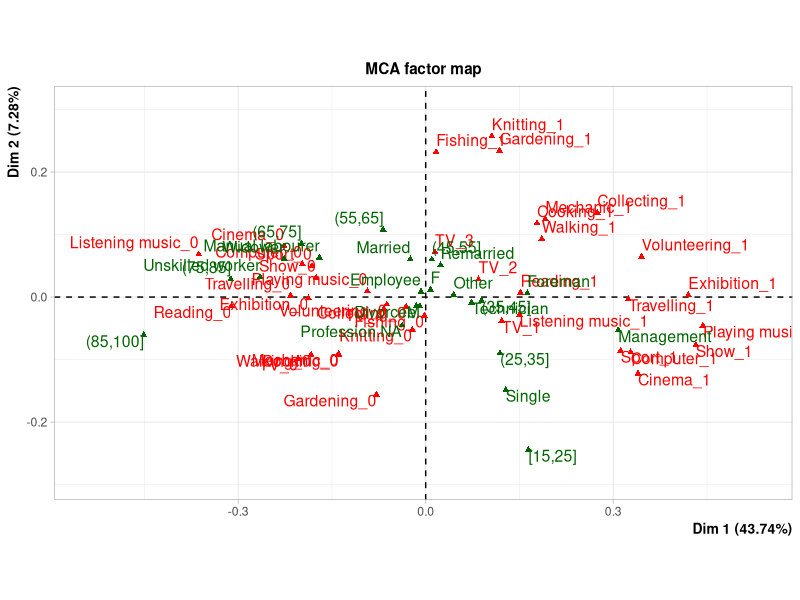
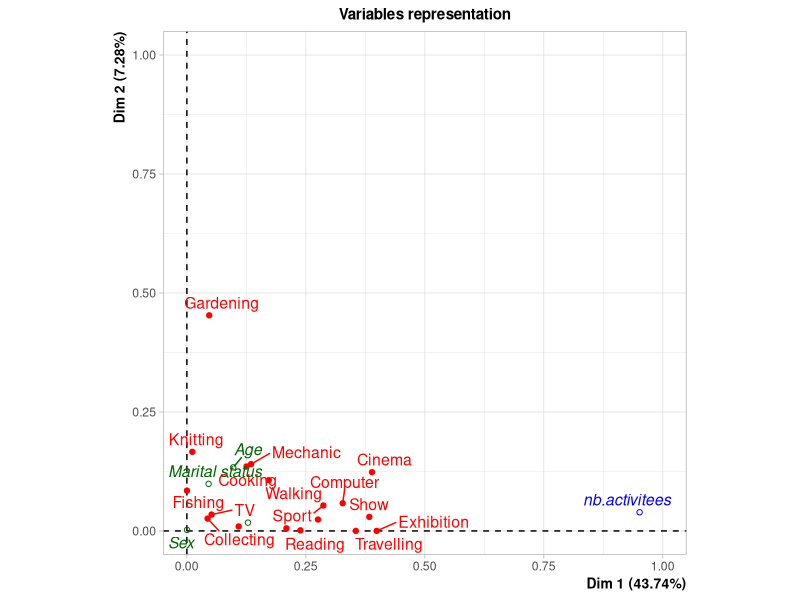
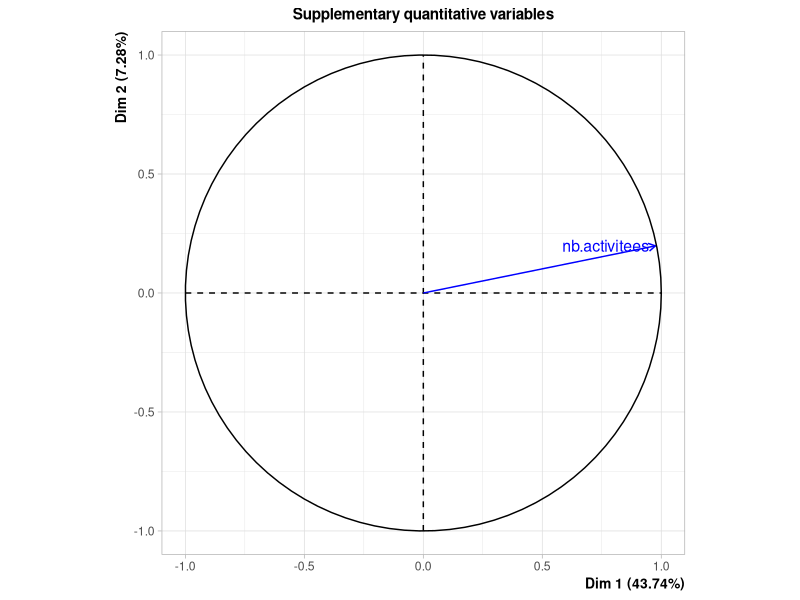
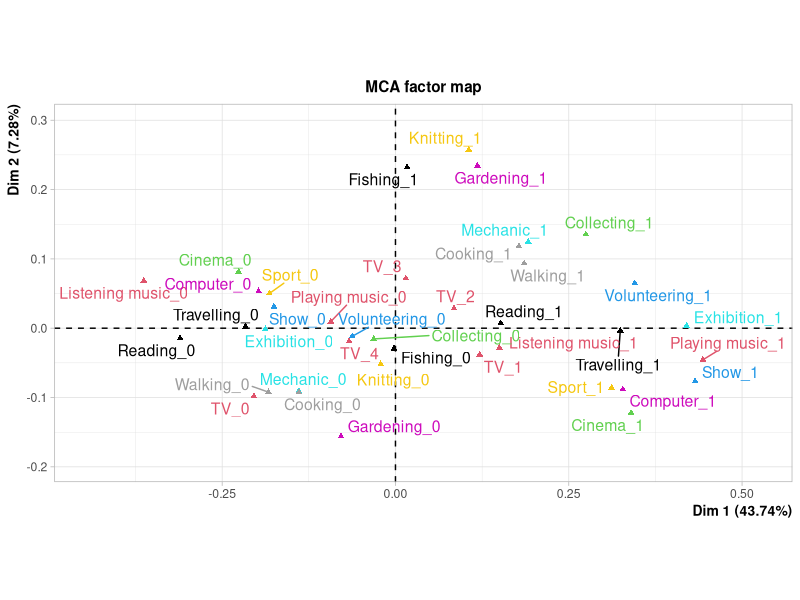
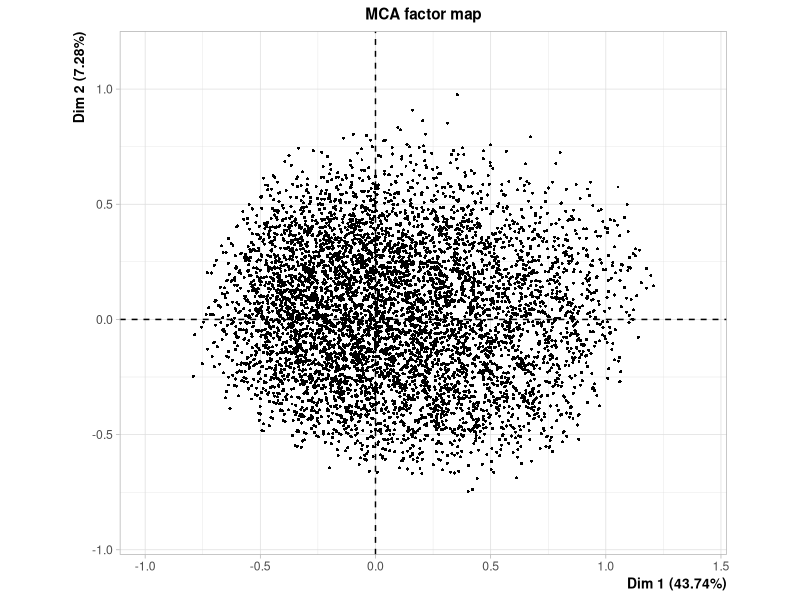
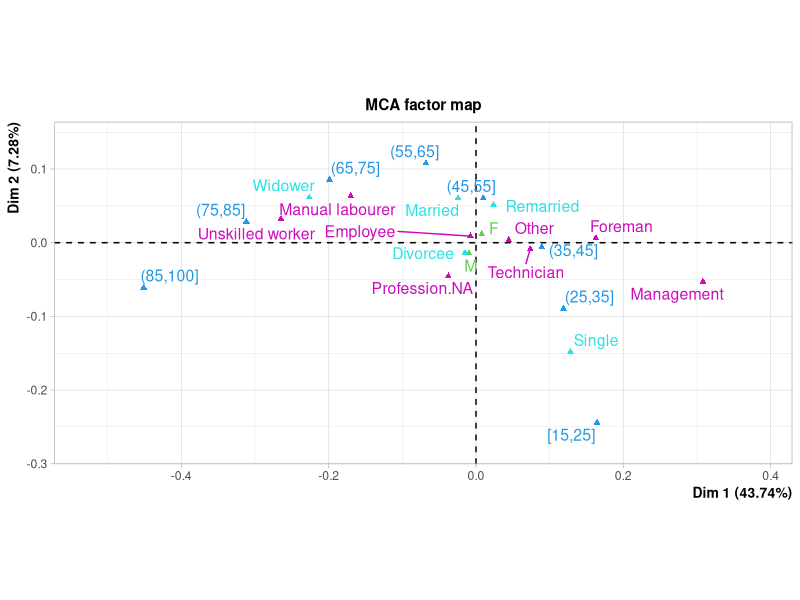
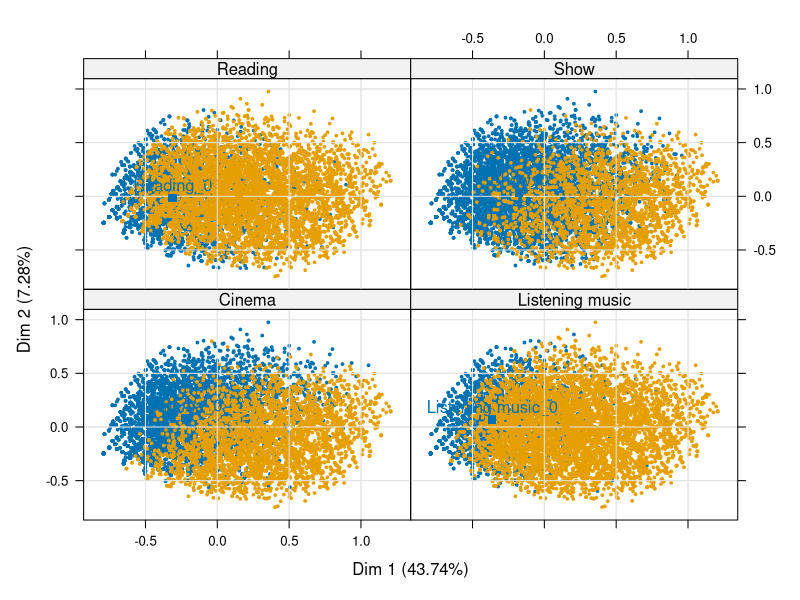

These charts were generated, in order, by the following R code:
#Elsa Isabel de Oliveira Marques
#IODS-Final project 
#10/12/2017
#elsa.marques@helsinki.fi

#Load data set Da
library(FactoMineR)
data("hobbies")

#Explore the data by exploring summary, dimension and head of the data 
library(dplyr)
summary(hobbies)
dim(hobbies)
head(hobbies)

#Graphical visualization of the data
library(GGally)
library(ggplot2)


#Select a subset of data to further analysis 

#Verify how the main dimensions of the data correlate with each other 


## Not run:
res.mca <- MCA(hobbies,quali.sup=19:22,quanti.sup=23,method="Burt")
plot(res.mca,invisible=c("ind","quali.sup"),hab="quali") ### active var. only
plot(res.mca,invisible=c("var","quali.sup"),cex=.5,label="none") ### individuals only
plot(res.mca,invisible=c("ind","var"),hab="quali") ### supp. qualitative var. only
dimdesc(res.mca)
plotellipses(res.mca,keepvar=1:4)


#Explore how the data pairs with each other 

#Calculated correlation matrix and visualize it
